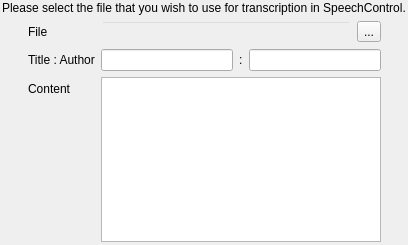
<?xml version="1.0" encoding="UTF-8"?>
<ui version="4.0">
 <class>UrlSelectionPage</class>
 <widget class="QWizardPage" name="UrlSelectionPage">
  <property name="geometry">
   <rect>
    <x>0</x>
    <y>0</y>
    <width>408</width>
    <height>245</height>
   </rect>
  </property>
  <property name="windowTitle">
   <string>Import Transcription File</string>
  </property>
  <property name="title">
   <string>File Import</string>
  </property>
  <property name="subTitle">
   <string>Import a file that represents a transcription file to be used with SpeechControl.</string>
  </property>
  <widget class="QWidget" name="gridLayoutWidget">
   <property name="geometry">
    <rect>
     <x>2</x>
     <y>1</y>
     <width>405</width>
     <height>241</height>
    </rect>
   </property>
   <layout class="QGridLayout" name="gridLayout">
    <item row="0" column="0" colspan="3">
     <widget class="QLabel" name="label">
      <property name="text">
       <string>Please select the file that you wish to use for transcription in SpeechControl.</string>
      </property>
      <property name="wordWrap">
       <bool>true</bool>
      </property>
     </widget>
    </item>
    <item row="1" column="1">
     <layout class="QFormLayout" name="formLayout">
      <property name="fieldGrowthPolicy">
       <enum>QFormLayout::ExpandingFieldsGrow</enum>
      </property>
      <item row="0" column="0">
       <widget class="QLabel" name="label_2">
        <property name="text">
         <string>File</string>
        </property>
       </widget>
      </item>
      <item row="0" column="1">
       <layout class="QHBoxLayout" name="horizontalLayout">
        <item>
         <widget class="QLineEdit" name="lineEdit">
          <property name="enabled">
           <bool>false</bool>
          </property>
          <property name="styleSheet">
           <string notr="true">background: transparent</string>
          </property>
          <property name="readOnly">
           <bool>true</bool>
          </property>
         </widget>
        </item>
        <item>
         <widget class="QToolButton" name="toolButton">
          <property name="text">
           <string>...</string>
          </property>
         </widget>
        </item>
       </layout>
      </item>
      <item row="2" column="0">
       <widget class="QLabel" name="label_3">
        <property name="text">
         <string>Content</string>
        </property>
       </widget>
      </item>
      <item row="2" column="1">
       <widget class="QPlainTextEdit" name="plainTextEdit">
        <property name="enabled">
         <bool>true</bool>
        </property>
        <property name="readOnly">
         <bool>true</bool>
        </property>
       </widget>
      </item>
      <item row="1" column="1">
       <layout class="QHBoxLayout" name="horizontalLayout_2">
        <item>
         <widget class="QLineEdit" name="lineEditTitle">
          <property name="enabled">
           <bool>true</bool>
          </property>
          <property name="readOnly">
           <bool>true</bool>
          </property>
         </widget>
        </item>
        <item>
         <widget class="QLabel" name="label_5">
          <property name="text">
           <string>:</string>
          </property>
         </widget>
        </item>
        <item>
         <widget class="QLineEdit" name="lineEditAuthor">
          <property name="enabled">
           <bool>true</bool>
          </property>
          <property name="readOnly">
           <bool>true</bool>
          </property>
         </widget>
        </item>
       </layout>
      </item>
      <item row="1" column="0">
       <widget class="QLabel" name="label_4">
        <property name="text">
         <string>Title : Author</string>
        </property>
       </widget>
      </item>
     </layout>
    </item>
    <item row="1" column="0">
     <spacer name="horizontalSpacer">
      <property name="orientation">
       <enum>Qt::Horizontal</enum>
      </property>
      <property name="sizeType">
       <enum>QSizePolicy::Fixed</enum>
      </property>
      <property name="sizeHint" stdset="0">
       <size>
        <width>20</width>
        <height>20</height>
       </size>
      </property>
     </spacer>
    </item>
    <item row="1" column="2">
     <spacer name="horizontalSpacer_2">
      <property name="orientation">
       <enum>Qt::Horizontal</enum>
      </property>
      <property name="sizeType">
       <enum>QSizePolicy::Fixed</enum>
      </property>
      <property name="sizeHint" stdset="0">
       <size>
        <width>20</width>
        <height>20</height>
       </size>
      </property>
     </spacer>
    </item>
   </layout>
  </widget>
 </widget>
 <resources/>
 <connections/>
</ui>
